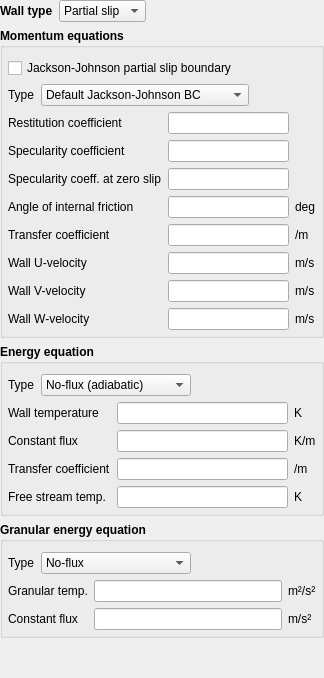
              <widget class="QWidget" name="page_solids_W">
               <layout class="QVBoxLayout" name="verticalLayout_6">
                <property name="leftMargin">
                 <number>0</number>
                </property>
                <property name="topMargin">
                 <number>0</number>
                </property>
                <property name="rightMargin">
                 <number>0</number>
                </property>
                <property name="bottomMargin">
                 <number>0</number>
                </property>
                <item>
                 <layout class="QHBoxLayout" name="layout_solids_wall_type">
                  <item>
                   <widget class="QLabel" name="label_solids_wall_type">
                    <property name="font">
                     <font>
                      <weight>75</weight>
                      <bold>true</bold>
                     </font>
                    </property>
                    <property name="text">
                     <string>Wall type</string>
                    </property>
                   </widget>
                  </item>
                  <item>
                   <widget class="QComboBox" name="combobox_solids_wall_type">
                    <item>
                     <property name="text">
                      <string>Partial slip</string>
                     </property>
                    </item>
                    <item>
                     <property name="text">
                      <string>No-slip</string>
                     </property>
                    </item>
                    <item>
                     <property name="text">
                      <string>Free-slip</string>
                     </property>
                    </item>
                   </widget>
                  </item>
                  <item>
                   <spacer name="horizontalSpacer_8">
                    <property name="orientation">
                     <enum>Qt::Horizontal</enum>
                    </property>
                    <property name="sizeHint" stdset="0">
                     <size>
                      <width>40</width>
                      <height>20</height>
                     </size>
                    </property>
                   </spacer>
                  </item>
                 </layout>
                </item>
                <item>
                 <widget class="QGroupBox" name="groupbox_solids_momentum_eq">
                  <property name="font">
                   <font>
                    <weight>75</weight>
                    <bold>true</bold>
                   </font>
                  </property>
                  <property name="title">
                   <string>Momentum equations</string>
                  </property>
                  <property name="flat">
                   <bool>true</bool>
                  </property>
                  <layout class="QGridLayout" name="gridLayout_18">
                   <property name="leftMargin">
                    <number>5</number>
                   </property>
                   <property name="topMargin">
                    <number>10</number>
                   </property>
                   <property name="rightMargin">
                    <number>5</number>
                   </property>
                   <property name="bottomMargin">
                    <number>5</number>
                   </property>
                   <item row="1" column="0" colspan="2">
                    <layout class="QHBoxLayout" name="horizontalLayout_5">
                     <item>
                      <widget class="QLabel" name="label_bc_jj_ps_type">
                       <property name="font">
                        <font>
                         <weight>50</weight>
                         <bold>false</bold>
                        </font>
                       </property>
                       <property name="text">
                        <string>Type</string>
                       </property>
                      </widget>
                     </item>
                     <item>
                      <widget class="ComboBox" name="combobox_bc_jj_ps_type">
                       <property name="font">
                        <font>
                         <weight>50</weight>
                         <bold>false</bold>
                        </font>
                       </property>
                       <item>
                        <property name="text">
                         <string>Default Jackson-Johnson BC</string>
                        </property>
                       </item>
                       <item>
                        <property name="text">
                         <string>Variable specularity coefficient</string>
                        </property>
                       </item>
                       <item>
                        <property name="text">
                         <string>Jenkins small frictional boundary</string>
                        </property>
                       </item>
                      </widget>
                     </item>
                     <item>
                      <spacer name="horizontalSpacer_6">
                       <property name="orientation">
                        <enum>Qt::Horizontal</enum>
                       </property>
                       <property name="sizeHint" stdset="0">
                        <size>
                         <width>40</width>
                         <height>20</height>
                        </size>
                       </property>
                      </spacer>
                     </item>
                    </layout>
                   </item>
                   <item row="0" column="0" colspan="2">
                    <widget class="CheckBox" name="checkbox_bc_jj_ps_args_BC">
                     <property name="font">
                      <font>
                       <weight>50</weight>
                       <bold>false</bold>
                      </font>
                     </property>
                     <property name="text">
                      <string>Jackson-Johnson partial slip boundary</string>
                     </property>
                    </widget>
                   </item>
                   <item row="2" column="0">
                    <widget class="QLabel" name="label_e_w">
                     <property name="font">
                      <font>
                       <weight>50</weight>
                       <bold>false</bold>
                      </font>
                     </property>
                     <property name="text">
                      <string>Restitution coefficient</string>
                     </property>
                    </widget>
                   </item>
                   <item row="2" column="1">
                    <widget class="LineEdit" name="lineedit_keyword_e_w">
                     <property name="font">
                      <font>
                       <weight>50</weight>
                       <bold>false</bold>
                      </font>
                     </property>
                    </widget>
                   </item>
                   <item row="3" column="0">
                    <widget class="QLabel" name="label_phip">
                     <property name="font">
                      <font>
                       <weight>50</weight>
                       <bold>false</bold>
                      </font>
                     </property>
                     <property name="text">
                      <string>Specularity coefficient</string>
                     </property>
                    </widget>
                   </item>
                   <item row="3" column="1">
                    <widget class="LineEdit" name="lineedit_keyword_phip">
                     <property name="font">
                      <font>
                       <weight>50</weight>
                       <bold>false</bold>
                      </font>
                     </property>
                    </widget>
                   </item>
                   <item row="3" column="2">
                    <widget class="QLabel" name="label_phip_units">
                     <property name="font">
                      <font>
                       <weight>50</weight>
                       <bold>false</bold>
                      </font>
                     </property>
                     <property name="text">
                      <string/>
                     </property>
                    </widget>
                   </item>
                   <item row="4" column="0">
                    <widget class="QLabel" name="label_phip0">
                     <property name="font">
                      <font>
                       <weight>50</weight>
                       <bold>false</bold>
                      </font>
                     </property>
                     <property name="text">
                      <string>Specularity coeff. at zero slip</string>
                     </property>
                    </widget>
                   </item>
                   <item row="4" column="1">
                    <widget class="LineEdit" name="lineedit_keyword_phip0">
                     <property name="font">
                      <font>
                       <weight>50</weight>
                       <bold>false</bold>
                      </font>
                     </property>
                    </widget>
                   </item>
                   <item row="4" column="2">
                    <widget class="QLabel" name="label_phip0_units">
                     <property name="font">
                      <font>
                       <weight>50</weight>
                       <bold>false</bold>
                      </font>
                     </property>
                     <property name="text">
                      <string/>
                     </property>
                    </widget>
                   </item>
                   <item row="5" column="0">
                    <widget class="QLabel" name="label_phi_w">
                     <property name="font">
                      <font>
                       <weight>50</weight>
                       <bold>false</bold>
                      </font>
                     </property>
                     <property name="text">
                      <string>Angle of internal friction</string>
                     </property>
                    </widget>
                   </item>
                   <item row="5" column="1">
                    <widget class="LineEdit" name="lineedit_keyword_phi_w">
                     <property name="font">
                      <font>
                       <weight>50</weight>
                       <bold>false</bold>
                      </font>
                     </property>
                    </widget>
                   </item>
                   <item row="6" column="1">
                    <widget class="LineEdit" name="lineedit_keyword_bc_hw_s_args_BC_P">
                     <property name="font">
                      <font>
                       <weight>50</weight>
                       <bold>false</bold>
                      </font>
                     </property>
                    </widget>
                   </item>
                   <item row="5" column="2">
                    <widget class="QLabel" name="label_phi_w_units">
                     <property name="font">
                      <font>
                       <weight>50</weight>
                       <bold>false</bold>
                      </font>
                     </property>
                     <property name="text">
                      <string>deg</string>
                     </property>
                    </widget>
                   </item>
                   <item row="6" column="0">
                    <widget class="QLabel" name="label_bc_hw_s">
                     <property name="font">
                      <font>
                       <weight>50</weight>
                       <bold>false</bold>
                      </font>
                     </property>
                     <property name="text">
                      <string>Transfer coefficient</string>
                     </property>
                    </widget>
                   </item>
                   <item row="7" column="1">
                    <widget class="LineEdit" name="lineedit_keyword_bc_uw_s_args_BC_P">
                     <property name="font">
                      <font>
                       <weight>50</weight>
                       <bold>false</bold>
                      </font>
                     </property>
                    </widget>
                   </item>
                   <item row="6" column="2">
                    <widget class="QLabel" name="label_bc_hw_s_units">
                     <property name="font">
                      <font>
                       <weight>50</weight>
                       <bold>false</bold>
                      </font>
                     </property>
                     <property name="text">
                      <string>/m</string>
                     </property>
                    </widget>
                   </item>
                   <item row="7" column="0">
                    <widget class="QLabel" name="label_bc_uw_s">
                     <property name="font">
                      <font>
                       <weight>50</weight>
                       <bold>false</bold>
                      </font>
                     </property>
                     <property name="text">
                      <string>Wall U-velocity</string>
                     </property>
                    </widget>
                   </item>
                   <item row="8" column="1">
                    <widget class="LineEdit" name="lineedit_keyword_bc_vw_s_args_BC_P">
                     <property name="font">
                      <font>
                       <weight>50</weight>
                       <bold>false</bold>
                      </font>
                     </property>
                    </widget>
                   </item>
                   <item row="7" column="2">
                    <widget class="QLabel" name="label_bc_uw_s_units">
                     <property name="font">
                      <font>
                       <weight>50</weight>
                       <bold>false</bold>
                      </font>
                     </property>
                     <property name="text">
                      <string>m/s</string>
                     </property>
                    </widget>
                   </item>
                   <item row="8" column="0">
                    <widget class="QLabel" name="label_bc_vw_s">
                     <property name="font">
                      <font>
                       <weight>50</weight>
                       <bold>false</bold>
                      </font>
                     </property>
                     <property name="text">
                      <string>Wall V-velocity</string>
                     </property>
                    </widget>
                   </item>
                   <item row="9" column="1">
                    <widget class="LineEdit" name="lineedit_keyword_bc_ww_s_args_BC_P">
                     <property name="font">
                      <font>
                       <weight>50</weight>
                       <bold>false</bold>
                      </font>
                     </property>
                    </widget>
                   </item>
                   <item row="8" column="2">
                    <widget class="QLabel" name="label_bc_vw_s_units">
                     <property name="font">
                      <font>
                       <weight>50</weight>
                       <bold>false</bold>
                      </font>
                     </property>
                     <property name="text">
                      <string>m/s</string>
                     </property>
                    </widget>
                   </item>
                   <item row="9" column="0">
                    <widget class="QLabel" name="label_bc_ww_s">
                     <property name="font">
                      <font>
                       <weight>50</weight>
                       <bold>false</bold>
                      </font>
                     </property>
                     <property name="text">
                      <string>Wall W-velocity</string>
                     </property>
                    </widget>
                   </item>
                   <item row="9" column="2">
                    <widget class="QLabel" name="label_bc_ww_s_units">
                     <property name="font">
                      <font>
                       <weight>50</weight>
                       <bold>false</bold>
                      </font>
                     </property>
                     <property name="text">
                      <string>m/s</string>
                     </property>
                    </widget>
                   </item>
                  </layout>
                 </widget>
                </item>
                <item>
                 <widget class="QGroupBox" name="groupbox_solids_energy_eq">
                  <property name="font">
                   <font>
                    <weight>75</weight>
                    <bold>true</bold>
                   </font>
                  </property>
                  <property name="title">
                   <string>Energy equation</string>
                  </property>
                  <property name="flat">
                   <bool>true</bool>
                  </property>
                  <layout class="QGridLayout" name="gridLayout_19">
                   <property name="leftMargin">
                    <number>5</number>
                   </property>
                   <property name="topMargin">
                    <number>10</number>
                   </property>
                   <property name="rightMargin">
                    <number>5</number>
                   </property>
                   <property name="bottomMargin">
                    <number>5</number>
                   </property>
                   <item row="0" column="0" colspan="2">
                    <layout class="QHBoxLayout" name="horizontalLayout_6">
                     <item>
                      <widget class="QLabel" name="label_solids_energy_eq_type">
                       <property name="font">
                        <font>
                         <weight>50</weight>
                         <bold>false</bold>
                        </font>
                       </property>
                       <property name="text">
                        <string>Type</string>
                       </property>
                      </widget>
                     </item>
                     <item>
                      <widget class="ComboBox" name="combobox_solids_energy_eq_type">
                       <property name="font">
                        <font>
                         <weight>50</weight>
                         <bold>false</bold>
                        </font>
                       </property>
                       <item>
                        <property name="text">
                         <string>No-flux (adiabatic)</string>
                        </property>
                       </item>
                       <item>
                        <property name="text">
                         <string>Specified temperature</string>
                        </property>
                       </item>
                       <item>
                        <property name="text">
                         <string>Specified flux</string>
                        </property>
                       </item>
                       <item>
                        <property name="text">
                         <string>Convective flux</string>
                        </property>
                       </item>
                      </widget>
                     </item>
                     <item>
                      <spacer name="horizontalSpacer_5">
                       <property name="orientation">
                        <enum>Qt::Horizontal</enum>
                       </property>
                       <property name="sizeHint" stdset="0">
                        <size>
                         <width>40</width>
                         <height>20</height>
                        </size>
                       </property>
                      </spacer>
                     </item>
                    </layout>
                   </item>
                   <item row="1" column="0">
                    <widget class="QLabel" name="label_bc_tw_s">
                     <property name="font">
                      <font>
                       <weight>50</weight>
                       <bold>false</bold>
                      </font>
                     </property>
                     <property name="text">
                      <string>Wall temperature</string>
                     </property>
                    </widget>
                   </item>
                   <item row="1" column="1">
                    <widget class="LineEdit" name="lineedit_keyword_bc_tw_s_args_BC_P">
                     <property name="font">
                      <font>
                       <weight>50</weight>
                       <bold>false</bold>
                      </font>
                     </property>
                    </widget>
                   </item>
                   <item row="1" column="2">
                    <widget class="QLabel" name="label_bc_tw_s_units">
                     <property name="font">
                      <font>
                       <weight>50</weight>
                       <bold>false</bold>
                      </font>
                     </property>
                     <property name="text">
                      <string>K</string>
                     </property>
                    </widget>
                   </item>
                   <item row="2" column="0">
                    <widget class="QLabel" name="label_bc_c_t_s">
                     <property name="font">
                      <font>
                       <weight>50</weight>
                       <bold>false</bold>
                      </font>
                     </property>
                     <property name="text">
                      <string>Constant flux</string>
                     </property>
                    </widget>
                   </item>
                   <item row="2" column="1">
                    <widget class="LineEdit" name="lineedit_keyword_bc_c_t_s_args_BC_P">
                     <property name="font">
                      <font>
                       <weight>50</weight>
                       <bold>false</bold>
                      </font>
                     </property>
                    </widget>
                   </item>
                   <item row="2" column="2">
                    <widget class="QLabel" name="label_bc_c_t_s_units">
                     <property name="font">
                      <font>
                       <weight>50</weight>
                       <bold>false</bold>
                      </font>
                     </property>
                     <property name="text">
                      <string>K/m</string>
                     </property>
                    </widget>
                   </item>
                   <item row="3" column="0">
                    <widget class="QLabel" name="label_bc_hw_t_s">
                     <property name="font">
                      <font>
                       <weight>50</weight>
                       <bold>false</bold>
                      </font>
                     </property>
                     <property name="text">
                      <string>Transfer coefficient</string>
                     </property>
                    </widget>
                   </item>
                   <item row="3" column="1">
                    <widget class="LineEdit" name="lineedit_keyword_bc_hw_t_s_args_BC_P">
                     <property name="font">
                      <font>
                       <weight>50</weight>
                       <bold>false</bold>
                      </font>
                     </property>
                    </widget>
                   </item>
                   <item row="3" column="2">
                    <widget class="QLabel" name="label_bc_hw_t_s_units">
                     <property name="font">
                      <font>
                       <weight>50</weight>
                       <bold>false</bold>
                      </font>
                     </property>
                     <property name="text">
                      <string>/m</string>
                     </property>
                    </widget>
                   </item>
                   <item row="4" column="0">
                    <widget class="QLabel" name="label_bc_tw_s_2">
                     <property name="font">
                      <font>
                       <weight>50</weight>
                       <bold>false</bold>
                      </font>
                     </property>
                     <property name="text">
                      <string>Free stream temp.</string>
                     </property>
                    </widget>
                   </item>
                   <item row="4" column="1">
                    <widget class="LineEdit" name="lineedit_keyword_bc_tw_s_2_args_BC_P">
                     <property name="font">
                      <font>
                       <weight>50</weight>
                       <bold>false</bold>
                      </font>
                     </property>
                    </widget>
                   </item>
                   <item row="4" column="2">
                    <widget class="QLabel" name="label_bc_tw_s_2_units">
                     <property name="font">
                      <font>
                       <weight>50</weight>
                       <bold>false</bold>
                      </font>
                     </property>
                     <property name="text">
                      <string>K</string>
                     </property>
                    </widget>
                   </item>
                  </layout>
                 </widget>
                </item>
                <item>
                 <widget class="QGroupBox" name="groupbox_solids_granular_energy_eq">
                  <property name="font">
                   <font>
                    <weight>75</weight>
                    <bold>true</bold>
                   </font>
                  </property>
                  <property name="title">
                   <string>Granular energy equation</string>
                  </property>
                  <property name="flat">
                   <bool>true</bool>
                  </property>
                  <layout class="QGridLayout" name="gridLayout_20">
                   <property name="leftMargin">
                    <number>5</number>
                   </property>
                   <property name="topMargin">
                    <number>10</number>
                   </property>
                   <property name="rightMargin">
                    <number>5</number>
                   </property>
                   <property name="bottomMargin">
                    <number>5</number>
                   </property>
                   <item row="0" column="0" colspan="2">
                    <layout class="QHBoxLayout" name="horizontalLayout_7">
                     <item>
                      <widget class="QLabel" name="label_solids_granular_energy_eq_type">
                       <property name="font">
                        <font>
                         <weight>50</weight>
                         <bold>false</bold>
                        </font>
                       </property>
                       <property name="text">
                        <string>Type</string>
                       </property>
                      </widget>
                     </item>
                     <item>
                      <widget class="ComboBox" name="combobox_solids_granular_energy_eq_type">
                       <property name="font">
                        <font>
                         <weight>50</weight>
                         <bold>false</bold>
                        </font>
                       </property>
                       <item>
                        <property name="text">
                         <string>No-flux</string>
                        </property>
                       </item>
                       <item>
                        <property name="text">
                         <string>Specified temperature</string>
                        </property>
                       </item>
                       <item>
                        <property name="text">
                         <string>Specified flux</string>
                        </property>
                       </item>
                      </widget>
                     </item>
                     <item>
                      <spacer name="horizontalSpacer_7">
                       <property name="orientation">
                        <enum>Qt::Horizontal</enum>
                       </property>
                       <property name="sizeHint" stdset="0">
                        <size>
                         <width>40</width>
                         <height>20</height>
                        </size>
                       </property>
                      </spacer>
                     </item>
                    </layout>
                   </item>
                   <item row="2" column="0">
                    <widget class="QLabel" name="label_bc_c_theta_m">
                     <property name="font">
                      <font>
                       <weight>50</weight>
                       <bold>false</bold>
                      </font>
                     </property>
                     <property name="text">
                      <string>Constant flux</string>
                     </property>
                    </widget>
                   </item>
                   <item row="1" column="0">
                    <widget class="QLabel" name="label_bc_thetaw_m">
                     <property name="font">
                      <font>
                       <weight>50</weight>
                       <bold>false</bold>
                      </font>
                     </property>
                     <property name="text">
                      <string>Granular temp.</string>
                     </property>
                    </widget>
                   </item>
                   <item row="1" column="1">
                    <widget class="LineEdit" name="lineedit_keyword_bc_thetaw_m_args_BC_P">
                     <property name="font">
                      <font>
                       <weight>50</weight>
                       <bold>false</bold>
                      </font>
                     </property>
                    </widget>
                   </item>
                   <item row="2" column="1">
                    <widget class="LineEdit" name="lineedit_keyword_bc_c_theta_m_args_BC_P">
                     <property name="font">
                      <font>
                       <weight>50</weight>
                       <bold>false</bold>
                      </font>
                     </property>
                    </widget>
                   </item>
                   <item row="1" column="2">
                    <widget class="QLabel" name="label_bc_thetaw_m_units">
                     <property name="font">
                      <font>
                       <weight>50</weight>
                       <bold>false</bold>
                      </font>
                     </property>
                     <property name="text">
                      <string>m²/s²</string>
                     </property>
                    </widget>
                   </item>
                   <item row="2" column="2">
                    <widget class="QLabel" name="label_bc_c_theta_m_units">
                     <property name="font">
                      <font>
                       <weight>50</weight>
                       <bold>false</bold>
                      </font>
                     </property>
                     <property name="text">
                      <string>m/s²</string>
                     </property>
                    </widget>
                   </item>
                  </layout>
                 </widget>
                </item>
                <item>
                 <spacer name="verticalSpacer_5">
                  <property name="orientation">
                   <enum>Qt::Vertical</enum>
                  </property>
                  <property name="sizeHint" stdset="0">
                   <size>
                    <width>20</width>
                    <height>40</height>
                   </size>
                  </property>
                 </spacer>
                </item>
               </layout>
              </widget>
